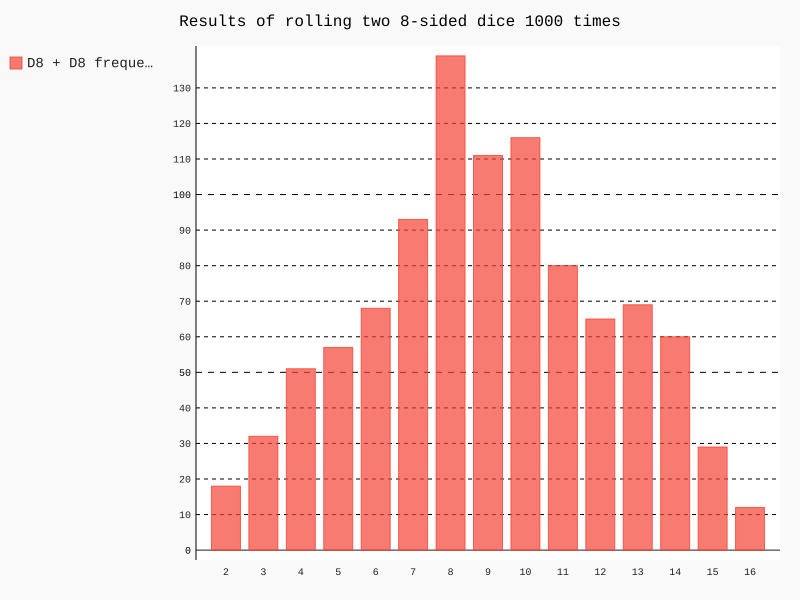

Source code (Python):
import pygal
from dice import Die
die_1 = Die(8)
die_2 = Die(8)

results = []
max_result = die_1.num_sides + die_2.num_sides
for roll_num in range(1000):
    result = die_1.roll() + die_2.roll()
    results.append(result)

frequencies = []
for value in range(2, max_result + 1):
    frequency = results.count(value)
    frequencies.append(frequency)

hist = pygal.Bar()
hist.title = "Results of rolling two 8-sided dice 1000 times"
hist.x_labels = list(range(2, max_result + 1))
hist._x_title = "Result"
hist._y_title = "Frequency of Result"
hist.add("D8 + D8 frequencies", frequencies)
hist.render_to_file("D8 + D8.svg")
